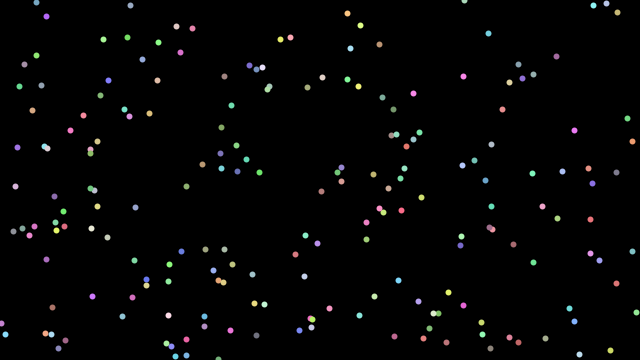
Frame 1 (no input)
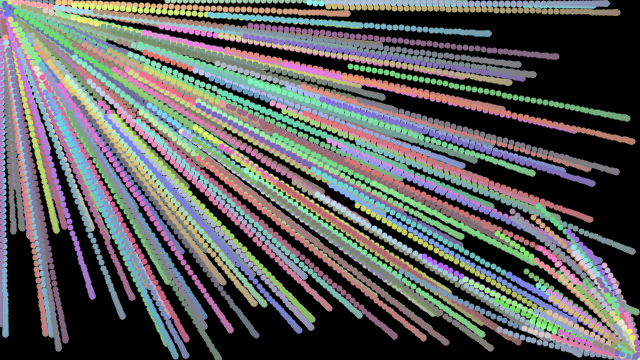
Frame 60 (the mouse pressed at the canvas centre just before this capture)
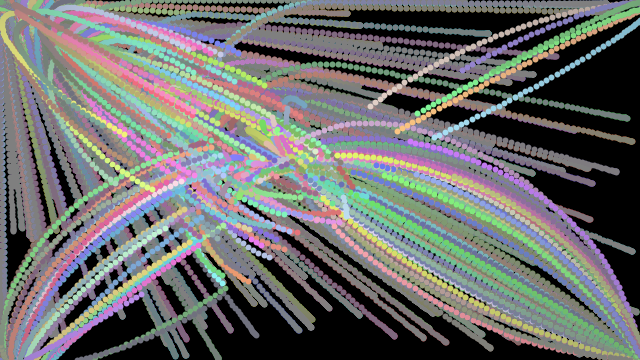
Frame 120 (the mouse held since frame 60 and released just before this capture)

The Processing sketch that drew these frames (run headless with seeded random() and noise(); from frame 60 on, the mouse is pressed at the canvas centre):

// Processing sketch: processing_157064
// ── processing_157064.pde

Mover[] mover = new Mover[200];
float topspeed = 6;
int atomSize = 6;

void setup() {
  size(640,360);
  for(int cnt = 0; cnt < mover.length; cnt++){
      mover[cnt] = new Mover();
  }
  smooth();
  frameRate(120);
  background(0);
}

void draw() {
  noStroke();
  fill(0,1);
  rect(0,0,width,height);
  for(int cnt = 0; cnt < mover.length; cnt++){
   mover[cnt].update();
   mover[cnt].checkEdges();
   mover[cnt].display();
  }
}
void mouseReleased(){
  for(int cnt = 0; cnt < mover.length; cnt++){
      mover[cnt] = new Mover();
  }
}

class Mover {
  PVector location;
  PVector velocity;
  PVector acceleration;
  color col;

  Mover() {
    location = new PVector(random(width),random(height));
    velocity = new PVector(0,0);
    acceleration= new PVector(0,0);
    col = color(random(100,255),random(100,255),random(100,255));
  }

  void update() {
    PVector mouse = new PVector(mouseX,mouseY);
    PVector dir = PVector.sub(mouse,location);
    dir.normalize();
    dir.mult(random(0.5));
    acceleration = dir;
    velocity.add(acceleration);
    velocity.limit(topspeed);
    location.add(velocity);
  }
  void display() {
    stroke(col);
    strokeWeight(atomSize);
    point(location.x,location.y);
  }
  void checkEdges() {
    if (location.x > width) {
      location.x = 0;
    } else if (location.x < 0) {
      location.x = width;
    }
    if (location.y > height) {
      location.y = 0;
    }  else if (location.y < 0) {
      location.y = height;
    }
  }

}
